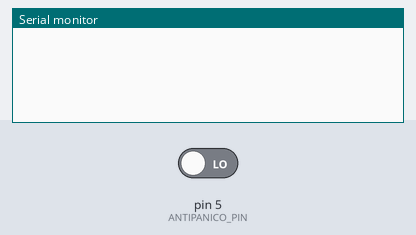
The sketch below on a simulated Arduino Uno, built with avr-gcc and run on an emulated ATmega328P. Shown: the last lines printed to the serial monitor. Inputs (shaded band) come from the test bench; at power-on: pin 5 (ANTIPANICO_PIN) LOW.

Above: at 1.2 s.
1.3 s: pin 5 (ANTIPANICO_PIN) driven HIGH
At 2.3 s:
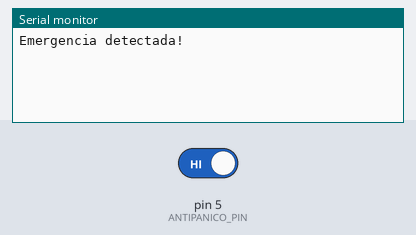
2.8 s: pin 5 (ANTIPANICO_PIN) driven LOW
At 3.5 s:
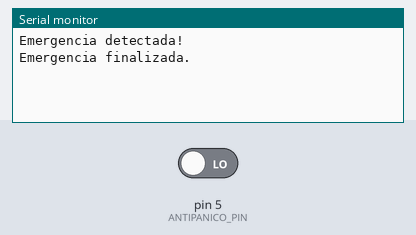

Measured:
- after the input at 1.3 s, the serial monitor: prints a new line at once (image 1)
- after the input at 2.8 s, the serial monitor: prints a new line at once (image 2)

The sketch:

antipanico.ino
```cpp
/// Dependencias de este programa: ninguna.

// Declaración de defines.

#define ANTIPANICO_PIN 5
#define ANTIPANICO_ACTIVO HIGH
#define ANTIPANICO_INACTIVO LOW

// Declaración de variables.

/**
    emergency es un flag que se pone en true o en false en base al estado del
    botón antipánico. Si emergency es true, significa que el botón ha sido presionado.
*/
bool emergency = false;

///////////////////////////////////////////////////////////////

// Setup del arduino.

void setup() {
    Serial.begin(9600);
    pinMode(ANTIPANICO_PIN, INPUT);
}

// Rutina del arduino.

void loop() {
    emergencyObserver();
}

//////////////////////////////////////////////////////////////

// Zona de declaración de funciones.

/**
    emergencyObserver() se encarga de pollear el estado del pin del botón antipánico,
    almacenando el valor en un flag, emergency.
*/
void emergencyObserver() {
    if (digitalRead(ANTIPANICO_PIN) == ANTIPANICO_ACTIVO) {
        if (!emergency) {
            Serial.println("Emergencia detectada! ");
        }
        emergency = true;
    } else {
        if (emergency) {
            Serial.println("Emergencia finalizada. ");
        }
        emergency = false;
    }
}
```
